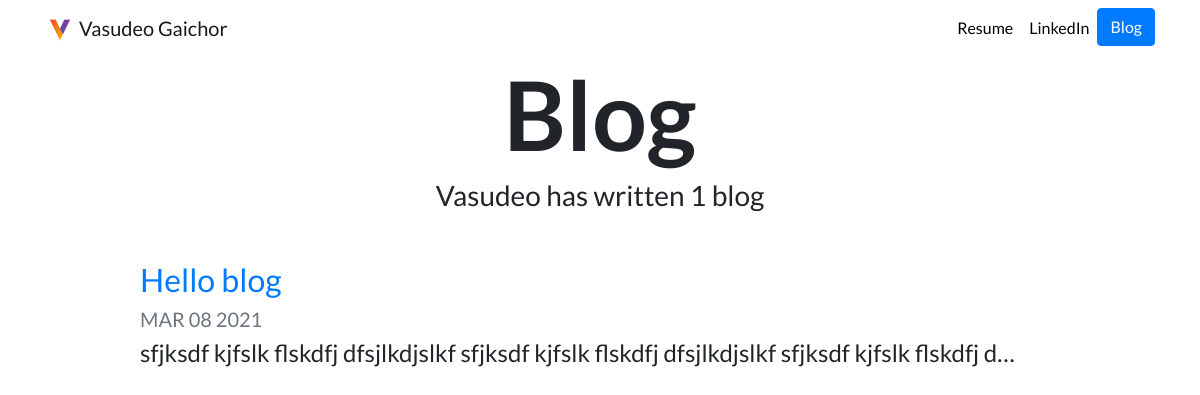
The page /blog/ on the database as committed earlier.
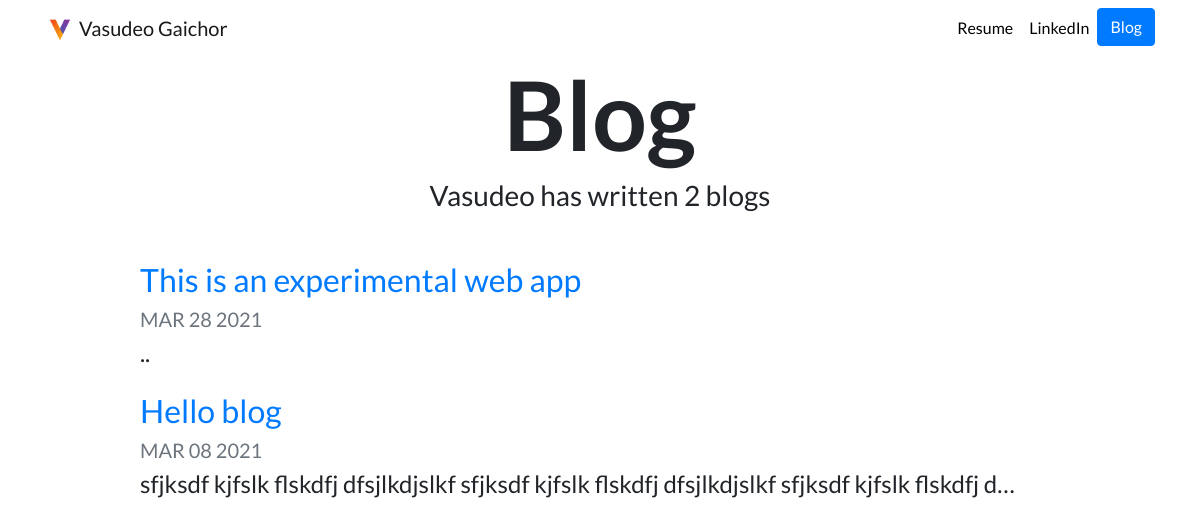
The same page on the database as committed later.
### blog/models.py (models this page shows, shortened)
class Blog(models.Model):
    title = models.CharField(max_length=200)
    description = models.TextField()
    date = models.DateField()

### blog/views.py (the view)
# urls.py: path('', views.all_blogs, name='all_blogs'),
def all_blogs(request):
    blogs = Blog.objects.order_by('-date')
    return render(request, 'blog/all_blogs.html',{'blogs':blogs})

### blog/templates/blog/all_blogs.html
{% extends "portfolio/base.html" %}
{% load static %}
{% block content %}
<h1 id="blogtitle" class="font-weight-bold text-center">Blog</h1>
<h3 class="text-center mb-5">Vasudeo has written {{ blogs.count }} blog{{ blogs.count|pluralize }}</h3>
{% for blog in blogs %}
<div class="row justify-content-center my-3">
  <div class="col-md-10">
    <a href="{% url 'blog:detail' blog.id %}">
      <h2>{{ blog.title }}</h2>
    </a>
    <h5 class="text-muted">{{ blog.date|date:'M d Y'|upper }}</h5>
    <h4>{{ blog.description|striptags|truncatechars:100 }}</h4>
  </div>
</div>
{% endfor %}
{% endblock %}

Rows that differ between the two databases and show on the page:
added Blog: title "This is an experimental web app", date "MAR 28 2021", description ".."
Other text that changed with them:
{{ blogs.count }}: "1" → "2"
